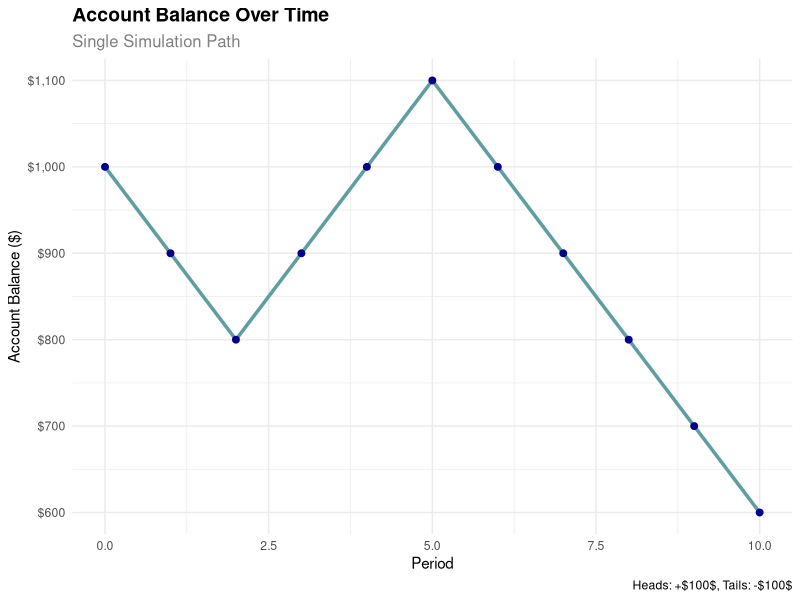
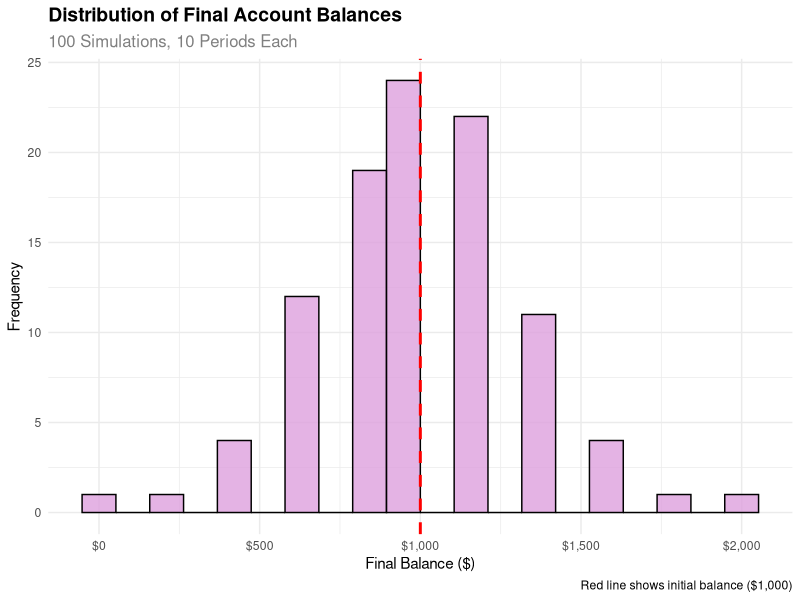

These charts were generated, in order, by the following R code:
## ---- chunk 1
#| label: simple-sim-r
#| fig-cap: R simulation of coin flip game
#| echo: true
install.packages("tidyverse")
suppressPackageStartupMessages(library(tidyverse))

# Set seed for reproducibility
set.seed(123)

# Number of simulations
n_sims <- 100

acct= 1000

# Create simulation data
sim_data <- tibble(
  sim_num = 1:n_sims,
  coin_flip = rbinom(n = n_sims, size = 1, prob = 0.5)
) %>%
  mutate(
    winnings = if_else(coin_flip == 1, acct*1.5, acct*.6)
  )

# Display results
sim_data
## ---- chunk 2
#| label: timeseries-sim-r
#| fig-cap: R time-series simulation of account balance
#| echo: true

suppressPackageStartupMessages(library(tidyverse))
suppressPackageStartupMessages(library(ggplot2))

# Set seed for reproducibility
set.seed(456)

# Parameters
initial_balance <- 1000
n_periods <- 10
n_sims <- 1  # Start with one simulation

# Simulate one path
simulate_path <- function(initial, periods) {
  balance <- initial
  path <- numeric(periods + 1)
  path[1] <- initial
  
  for (i in 1:periods) {
    coin_flip <- rbinom(1, 1, 0.5)
    if (coin_flip == 1) {
      balance <- balance + 100
    } else {
      balance <- balance - 100
    }
    path[i + 1] <- balance
  }
  
  return(path)
}

# Run simulation
time_series_data <- tibble(
  period = 0:n_periods,
  balance = simulate_path(initial_balance, n_periods)
)

# Create time series plot
ggplot(time_series_data, aes(x = period, y = balance)) +
  geom_line(color = "cadetblue", linewidth = 1.2) +
  geom_point(color = "darkblue", size = 2) +
  labs(
    title = "Account Balance Over Time",
    subtitle = "Single Simulation Path",
    x = "Period",
    y = "Account Balance ($)",
    caption = "Heads: +$100$, Tails: -$100$"
  ) +
  scale_y_continuous(labels = scales::dollar_format()) +
  theme_minimal() +
  theme(
    plot.title = element_text(size = 14, face = "bold"),
    plot.subtitle = element_text(size = 12, color = "gray50")
  )

# Show the data
time_series_data
## ---- chunk 3
#| label: distribution-sim-r
#| fig-cap: R probability distribution of final balances
#| echo: true

suppressPackageStartupMessages(library(tidyverse))
suppressPackageStartupMessages(library(ggplot2))

# Set seed for reproducibility
set.seed(789)

# Parameters
initial_balance <- 1000
n_periods <- 10
n_sims <- 100  # Multiple simulations

# Simulate multiple paths
simulate_final_balance <- function(initial, periods) {
  balance <- initial
  for (i in 1:periods) {
    coin_flip <- rbinom(1, 1, 0.5)
    if (coin_flip == 1) {
      balance <- balance + 100  # $100 gain
    } else {
      balance <- balance - 100  # $100 loss
    }
  }
  return(balance)
}

# Run multiple simulations
final_balances <- replicate(n_sims, simulate_final_balance(initial_balance, n_periods))

# Create data frame
distribution_data <- tibble(
  sim_num = 1:n_sims,
  final_balance = final_balances
)

# Create histogram
ggplot(distribution_data, aes(x = final_balance)) +
  geom_histogram(bins = 20, fill = "plum", alpha = 0.8, color = "black") +
  geom_vline(xintercept = initial_balance, color = "red", linetype = "dashed", linewidth = 1) +
  labs(
    title = "Distribution of Final Account Balances",
    subtitle = paste("100 Simulations,", n_periods, "Periods Each"),
    x = "Final Balance ($)",
    y = "Frequency",
    caption = "Red line shows initial balance ($1,000)"
  ) +
  scale_x_continuous(labels = scales::dollar_format()) +
  theme_minimal() +
  theme(
    plot.title = element_text(size = 14, face = "bold"),
    plot.subtitle = element_text(size = 12, color = "gray50")
  )

# Summary statistics
summary_stats <- distribution_data %>%
  summarise(
    mean_balance = mean(final_balance),
    median_balance = median(final_balance),
    prob_above_initial = mean(final_balance > initial_balance)
  )

print("Summary Statistics:")
summary_stats
